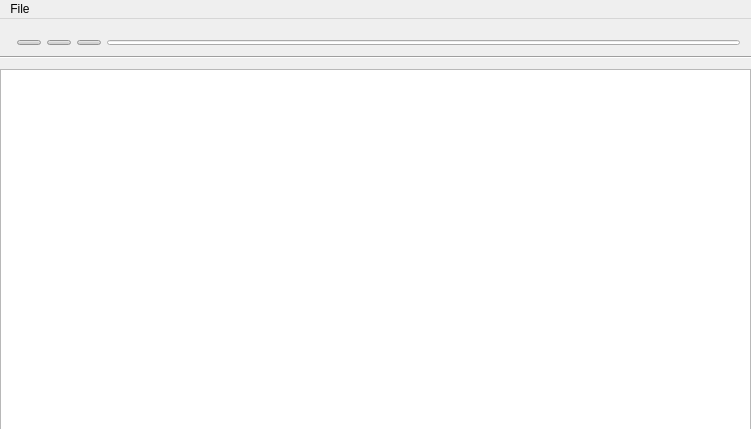
<?xml version="1.0" encoding="UTF-8"?>
<ui version="4.0">
 <class>OfflineFileManagerClass</class>
 <widget class="QMainWindow" name="OfflineFileManagerClass">
  <property name="geometry">
   <rect>
    <x>0</x>
    <y>0</y>
    <width>751</width>
    <height>429</height>
   </rect>
  </property>
  <property name="windowTitle">
   <string>OfflineFileManager</string>
  </property>
  <widget class="QWidget" name="centralWidget">
   <widget class="QTreeView" name="fileSystemTree">
    <property name="geometry">
     <rect>
      <x>0</x>
      <y>50</y>
      <width>751</width>
      <height>361</height>
     </rect>
    </property>
   </widget>
   <widget class="Line" name="separ">
    <property name="geometry">
     <rect>
      <x>-10</x>
      <y>30</y>
      <width>851</width>
      <height>16</height>
     </rect>
    </property>
    <property name="orientation">
     <enum>Qt::Horizontal</enum>
    </property>
   </widget>
   <widget class="QWidget" name="layoutWidget">
    <property name="geometry">
     <rect>
      <x>0</x>
      <y>10</y>
      <width>751</width>
      <height>27</height>
     </rect>
    </property>
    <layout class="QHBoxLayout" name="horizontalLayout">
     <item>
      <widget class="Line" name="line">
       <property name="orientation">
        <enum>Qt::Horizontal</enum>
       </property>
      </widget>
     </item>
     <item>
      <widget class="QToolButton" name="updateButton">
       <property name="styleSheet">
        <string notr="true">background: rgb(204, 204, 204);
image: url(:/OfflineFileManager/res/icons/refresh_update_icon_142975.png);

</string>
       </property>
       <property name="text">
        <string/>
       </property>
      </widget>
     </item>
     <item>
      <widget class="QToolButton" name="homeButton">
       <property name="styleSheet">
        <string notr="true">background: rgb(204, 204, 204);
image: url(:/OfflineFileManager/res/icons/house.png);</string>
       </property>
       <property name="text">
        <string/>
       </property>
      </widget>
     </item>
     <item>
      <widget class="QToolButton" name="upButton">
       <property name="styleSheet">
        <string notr="true">background: rgb(204, 204, 204);
image: url(:/OfflineFileManager/res/icons/upload.png);</string>
       </property>
       <property name="text">
        <string/>
       </property>
      </widget>
     </item>
     <item>
      <widget class="QLineEdit" name="addressLine"/>
     </item>
    </layout>
   </widget>
  </widget>
  <widget class="QMenuBar" name="menuBar">
   <property name="geometry">
    <rect>
     <x>0</x>
     <y>0</y>
     <width>751</width>
     <height>22</height>
    </rect>
   </property>
   <widget class="QMenu" name="menuFile">
    <property name="title">
     <string>File</string>
    </property>
    <addaction name="actionOpen"/>
    <addaction name="actionSave"/>
    <addaction name="separator"/>
    <addaction name="actionClose"/>
   </widget>
   <addaction name="menuFile"/>
  </widget>
  <action name="actionClose">
   <property name="text">
    <string>Close</string>
   </property>
  </action>
  <action name="actionOpen">
   <property name="text">
    <string>Open hierarchy file</string>
   </property>
  </action>
  <action name="actionSave">
   <property name="text">
    <string>Save</string>
   </property>
  </action>
  <action name="actionOpen_in_file_explorer">
   <property name="text">
    <string>Open in file explorer</string>
   </property>
  </action>
  <action name="actionProperties">
   <property name="text">
    <string>Properties</string>
   </property>
  </action>
  <action name="actionOpenFile">
   <property name="text">
    <string>Open</string>
   </property>
  </action>
 </widget>
 <layoutdefault spacing="6" margin="11"/>
 <resources>
  <include location="OfflineFileManager.qrc"/>
 </resources>
 <connections/>
</ui>
